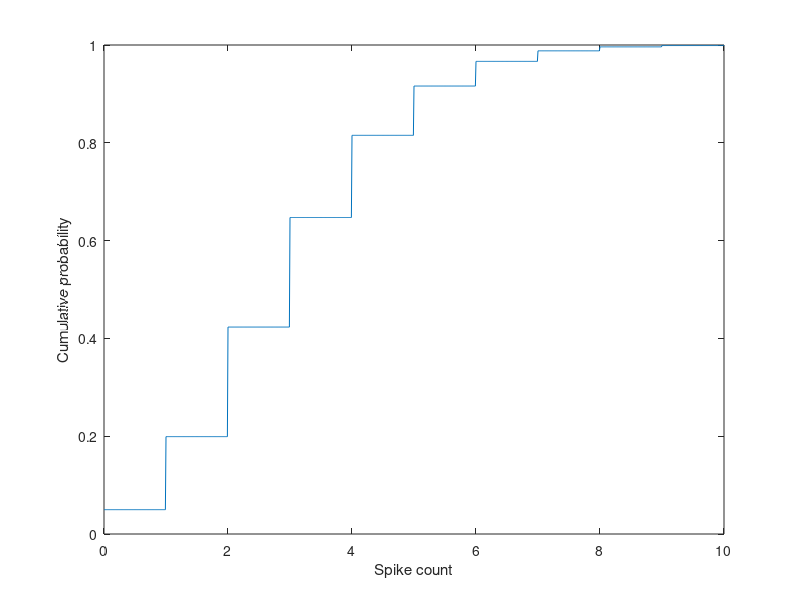

The MATLAB script that drew this image: (Note: this script raises an error after producing the figure.)
%%%%%%%%%%%%%%%%%%%%%%%%%%%%%%%%%%%%%%%%%%%%%%%%%%%%%%%%% poissonTutorial%%%%%%%%%%%%%%%%%%%%%%%%%%%%%%%%%%%%%%%%%%%%%%%%%%%%%%%%addpath('stats');%%% This tutorial introduces the Poisson model of stochastic% neuronal firing. It starts off simulating the action % potential discharge of a hypothetical model neuron% by generating realizations of an (approximately) poisson process.% This shows how the model can account qualtitatively for the% seemingly random timing of spikes recorded from neurons.% Then, it shows how to generate samples from the poisson% distribution using the "inverse cumulative density"% function.%% This tutorial was created by David Heeger and was modified% by Greg Horwitz (for CSH '00).%  % Dependencies: a) poisscdf (stats toolbox)%		b) myPoissinv (David Heeger's function)%% GDLH 6/6/00% Revisions:  RK 6/2010% %*******************************************************%%%%%%%%%%%%%%%%%%%%%%%%%%%%%%%%%%%%%%%%%%%%%%%%%%%%%%%%% % Initialize%clear allclose all%%%%%%%%%%%%%%%%%%%%%%%%%%%%%%%%%%%%%%%%%%%%%%%%%%%%%%%%%%%%%%%%% I. Generating Samples of a Poisson Process.% A Poisson process is a member of the class of stochastic point % processes.  It is formally defined by the following set of% equations (here, N(t) is the number of events that have occurred % by time 't').%% 1) N(0)=0%    Translation: No spikes at the begining of time.% 2) The process is stationary and has independent increments%    Translation: the spike rate doesn't change over time and% the number of spikes occurring in any interval is independent% of the number of spikes occurring in any other (non-overlapping)% interval.% 3) Prob{N(h)=1} = lamba*h + o(h)%    Translation: The probability of one event in a 'brief' window of%    time is a constant, 'lambda' multiplied by the duration of the window.% 4) Prob{N(h)>1} = o(h)%    Translation: The probability of more than one spike in a 'short'%    window of time is vanishingly small, or '0' in the limit.%% The Poisson model occurs very naturally in situations in which a% large number of independent components all have the capacity % for generating an event, but none of them are very likely to do so% at a given time.%% The arrival of telephone calls to a given telephone operator can be% well modeled by a Poisson process, for instance.%% Early neurophysiologists were struck by the irregularity spike trains% recorded from neurons in vivo and thus the Poisson model of neural% firing was born.  Even these early neurophysiologists were aware% that *real* neurons are strictly stationary and don't have strictly% independent increments.  Still, these violations aside, it's remarkable% how far the Poisson model can go towards explaining firing variability% of cortical neurons.%% One of the easiest ways to generate a Poisson spike train is to rely% on the approximation:%%    Prob{1 spike during (t,t+deltaT)} = r(t)*deltaT%% where r(t) is the instantaneous firing rate and deltaT is again% the time step. Notice how similar this looks to equation 3) in the% definition of the Poisson process above.  This approximation is only% valid when deltaT is very short so that there is essentially no chance % that the neuron would fire more than one spike in any given time interval.% Let's begin by choosing a time step and by choosing an average% firing rate.deltaT=1e-3; 			% 1e-3 secs = 1 msecrate=50;				% 50 spikes/secduration=5;				% 1 sec simulationtimes= 0:deltaT:duration;			% Now that everything is set up, we're going to choose a bunch of random% numbers, one for each time step, uniformly distributed between 0 and 1.% The idea here is that at each moment in time (where 'moment' means % an epoch of time that is 'deltaT' in duration) we are going to check % whether our model neuron fires a spike or not.xr=rand(size(times));% Finally, insert a spike whenever the probability of firing% (rate*deltaT) is greater than the corresponding random number:neuralResponse = (rate*deltaT) > xr;figure;axes('position',[.1,.4,.8, .2])plot(times,neuralResponse);xlabel('Time (sec)')ylabel('Neural response')% See, it looks kind of like a spike train.  Some of the spikes are % probably so close together they look like a single spike. You% stretch the figure window to make it look better.% A remarkable property of the Poisson process is that the interspike% intervals are distributed exponentially.  This is a neat result and % worth thinking about.  It's also worth mentioning that the converse % is *not* true: just because interspike intervals are distributed % exponentially does *not* mean that the spikes are well described % by a Poisson process.  For one thing, the interspike intervals could% have some sort of weird dependence on each one other.  The hallmark of% the Poisson process is that every instant of time is *independent* of % every other instant, precluding this kind of dependence.% In the next section we'll show that spike train that we just simulated% has roughly exponentially distributed interspike intervals, just as we'd% expect.% First, get the spike times (in msec)spikeTimes=find(neuralResponse)*deltaT*1000;% Then, the spike intervals (difference between adjacent spike% times).spikeIntervals=spikeTimes(2:length(spikeTimes))-...    spikeTimes(1:length(spikeTimes)-1);% Compute a histogram of the spike intervals, normalized to unit% volume.clf;binsize=1;x = 1:binsize:100;intervalDist=hist(spikeIntervals(spikeIntervals<100),x);intervalDist=intervalDist/sum(intervalDist)/binsize;bar(x,intervalDist);% As promised, the historgram looks like an exponential probability % distribution.  For verificiation, we'll superimpose the exponential% probability density function. y=exppdf(x,1/(rate*deltaT));axis([min(x) max(x) 0 max(y)])xlabel('Interspike interval')ylabel('Probability')hold onplot(x,y)hold off% If a neuron acts like a Poisson process, the number of spikes% fired in a window of length 't' has a Poisson distribution with% parameter lambda*t, where lambda is the firing rate per unit time.% This is a point of confusion for some people: the distribution of % interspike intervals is *exponential* and the distribution of% spike counts is *Poisson*.  In the next section we'll examine the% Poisson distribution directly.% Here are some things for you to do:%% - Try simulating a longer stimulus duration (e.g., 10 secs%   instead of 1) and recomputed the interspike interval%   histogram.%% - Try running this simulation a lot of times, keeping track of%   the spike count each time.  Compute the mean spike count and%   the variance in the spike count across these repeated trials.%   Plot a histogram of the spike counts across these repeated%   trials.%% - Try to simulate a nonhomogeneous Poisson process.  For%   example, choose the instantaneous rate function to be a 2 Hz%   sinusoid that modulates between 0 and 50 spikes/sec.%% - Try running a lot of repeated simulations of the%   nonhomogeneous Poisson process, computing the mean spike count,%   and the variance in the spike count, and plot a histogram of the%   spike counts across these repeated trials.%% - If you want more information about Poisson processes you might%   want to check out GamSpikeTrainTutorial.m.%%%%%%%%%%%%%%%%%%%%%%%%%%%%%%%%%%%%%%%%%%%%%%%%%%%%%%%%%% II. Generating Samples of a Random Variable% We want to draw random numbers from a particular probability% distribution.  For example, imagine that we are simulating% repeated trials of an neurophysiology experiment in which we% want to generate random numbers corresponding to how the spike% count varies from one trial of the experiment to the next.  The% 'rand' function returns random numbers that are uniformly% distributed over [0,1]. The 'randn' and 'normrnd' functions % return random numbers that are normally (Gaussian) distributed. % We also have functions for generating random numbers from several % other well-known distributions, including poisson, binomial, gamma% weibull, etc. Occasionally, you may need to generate random numbers % from less-known distributions that are not available in Matlab. % The following code demonstrates how you can do that. For this % example we have chosen poisson distribution and assume poissrnd is % not available in Matlab.% The trick is to use the 'rand' function in conjunction with the% inverse of the desired cumulative distribution function,% 'poissinv' in this case.% Let's begin by plotting the Poisson probability density% function for an average spike count of 5.meanSpikeCount=3;x = 0:.01:10;pdf=poisspdf(x,meanSpikeCount);plot(x,pdf)xlabel('Spike count')ylabel('Probability')% Notice that the Poisson density takes on nonzero probabilities% only at integer spike counts.  This makes perfect sense since% we are trying to model spike counts.  There's no such thing as% half a spike.  It's kind of like being half pregnant.% Next, let's plot the cumulative Poisson distribution.cdf=poisscdf(x,meanSpikeCount);plot(x,cdf)xlabel('Spike count')ylabel('Cumulative probability')% The staircase shape is again due to the fact that you can't% have a fractional spike count.% Now we can use the inverse of this cumulative distribution% function to generate Poisson distributed random draws as% follows: (1) pick a (uniformaly distributed) random number% between 0 and 1, and (2) run that number through the inverse of% the desired cumulative distribution.  In our example, starting% with the random number 0.1 would yield a spike count of 1 (look% at the graph to see why).  Likewise, starting with the random% number 0.8 would yield a spike count of 4.myPoissinv(0.1,meanSpikeCount)myPoissinv(0.8,meanSpikeCount)% Note that I am using the function 'myPoissinv' instead of the% built-in Matlab function 'poissinv' because in the process of% writing this tutorial I ran into a serious bug in the Matlab% function.  What a bunch of losers!% Start by generating a bunch (1000) of uniformly distributed% random numbers, and then run each of them through the inverse% of the cumulative distribution function.  For each of the 1000% trials we get a simulated spike count.xr=rand(1,1000);spikeCounts=myPoissinv(xr,meanSpikeCount);% Let's make sure that we get the mean spike count and the% variance in the spike count that we expect to get (we set% the mean spike count to '3', and a property of the Poisson% distribution is that the mean is always equal to the variance).mean(spikeCounts)var(spikeCounts)fano=var(spikeCounts)/mean(spikeCounts)% Plot a spike count histogramx= 0:10;hist(spikeCounts,x)axis([min(x) max(x) 0 250])xlabel('Spike count')ylabel('Probability')% Plot a normalized histogram for comparison with the Poisson% pdf:spikeCountHist=hist(spikeCounts,x)/1000;y=poisspdf(x,meanSpikeCount);bar(x,spikeCountHist)axis([min(x) max(x) 0 0.25])xlabel('Spike count')ylabel('Probability')hold onplot(x,y)hold off% Here are some things for you to do:%% - Try changing the meanSpikeCount.  How big does the mean spike%   count have to be for the distribution to look normal%   (Gaussian).%% - Try increasing the number of trials in the simulation.  You%   should be able to get the Fano factor arbitrarily close to 1.%% - Try generating random samples from an exponential%   distribution as if you were trying to choose a bunch of%   interspike intervals.